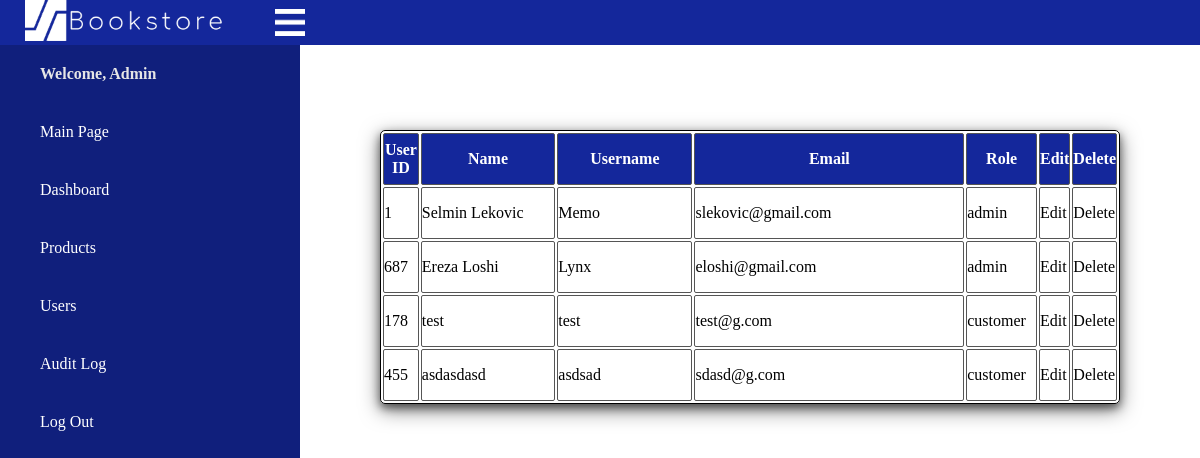
/dashboard/allUsers.php, run on the app's committed database.
### tables this page shows
CREATE TABLE `user` (
  `id` varchar(100) NOT NULL,
  `name` varchar(100) NOT NULL,
  `username` varchar(100) NOT NULL,
  `email` varchar(100) NOT NULL,
  `password` varchar(100) NOT NULL,
  `role` varchar(100) NOT NULL
);

### repository/UserRepo.php (called while the page is built, shortened)
<?php
class UserRepo{
    private $connection;
    function __construct(){
        $conn = new dbConnect;
        $this->connection=$conn->connectDB();
    }
    function getUsers(){
        $conn= $this->connection;
        $sql= "SELECT * FROM user";
        $statement= $conn->query($sql);
        $users = $statement->fetchAll();
        return $users;
    }
    }
?>

### dashboard/allUsers.php (the view, shortened to what this page needs)
<!DOCTYPE html>
<html lang="en">
<head>
    <link rel="stylesheet" href="../css/addProduct.css">
</head>
<body>
    <header>
        <div class="container">
            <div class="navbar">
                <div class="logo">
                    <img src="..\img\logo.png" alt="">
                </div>
                <img src="..\Img\menuIcon.png" alt="" class="menuIcon" onclick="menuToggle()">
            </div>
        </div>
    </header>
<main>
    <?php
        include('../dashboard/dashLeft.php');
    ?>
    <div class="rightMenu">
        <div class="cont1">
        <table>
        <tr>
            <th>User ID</th>
            <th>Name</th>
            <th>Username</th>
            <th>Email</th>
            <th>Role</th>
            <th>Edit</th>
            <th>Delete</th>
        </tr>
        <?php
        include_once '../repository/UserRepo.php';
        $userR = new UserRepo();
        $users = $userR->getUsers();
        foreach($users as $user){
            echo
            "
            <tr>
                <td>$user[id]</td>
                <td>$user[name]</td>
                <td>$user[username]</td>
                <td>$user[email]</td>
                <td>$user[role]</td>
                <td><a href='../edit/editUser.php?id=$user[Id]'>Edit</a></td>
                <td><a href='../edit/deleteuSER.php?id=$user[Id]'>Delete</a></td>
            </tr>
            ";
        }
        ?>
    </table>
        </div>
    </div>
</main>
</body>
</html>

### css/addProduct.css (style rules this page uses)
.rightMenu { margin: 0 auto; margin-top: 25px; border-radius: 20px; width: 70%; height: 500px; padding: 10px; }
.cont1 { margin: auto; display: flex; flex-direction: column; align-items: center; padding:50px; }
table { box-shadow: 0 4px 8px 0 rgba(0, 0, 0,0.5), 0 6px 20px 0 rgba(0, 0, 0, 0.5); border-radius: 5px; }
table tr th { background-color: #14279B; color: #FFF; border-radius: 2px; width: 150px; height: 50px; border:solid #555 1px; text-align: center; }
table th:nth-child(1) { width: 5%; }
table th:nth-child(2) { width: 20%; }
table th:nth-child(3) { width: 20%; }
table th:nth-child(4) { width: 40%; }
table th:nth-child(5) { width: 10%; }
table tr td { border-radius: 2px; width: 150px; height: 50px; border:solid #555 1px; }
table tr td a { color:black; }
* { margin: 0; padding: 0; }
body { max-width: 100%; margin: 0 auto; display: flex; flex-direction: column; justify-content: space-evenly; font-family:Century Gothic; background-color: #FFF; }
.navbar { display:flex; align-items:center; }
a { text-decoration:none; color:#FFF; }
.container { max-width: 100%; margin: auto; padding-left: 25px; padding-right: 25px; background-color: #14279B; }
.container img { display:inline-block; align-items: center; width: 30px; margin-right:50px; }
.logo img { width:200px; }
header { background-color: #14279B; }
.container .logo img { transform:scale(1) }
main { display: flex; }
@media only screen and (max-width:1250px) { .navbar { display:flex; align-items:right; } }
@media only screen and (max-width:1250px) { .menuIcon { display: block; cursor: pointer; } }

### dashboard/allUsers.php (style rules this page uses)
table,th,td { border:solid 1px; color:#000; }
td>a { color:#000; }

### data on the page
user: id "1", name "Selmin Lekovic", username "Memo", email "slekovic@gmail.com", role "admin"
user: id "687", name "Ereza Loshi", username "Lynx", email "eloshi@gmail.com", role "admin"
user: id "178", name "test", username "test", email "test@g.com", role "customer"
user: id "455", name "asdasdasd", username "asdsad", email "sdasd@g.com", role "customer"
